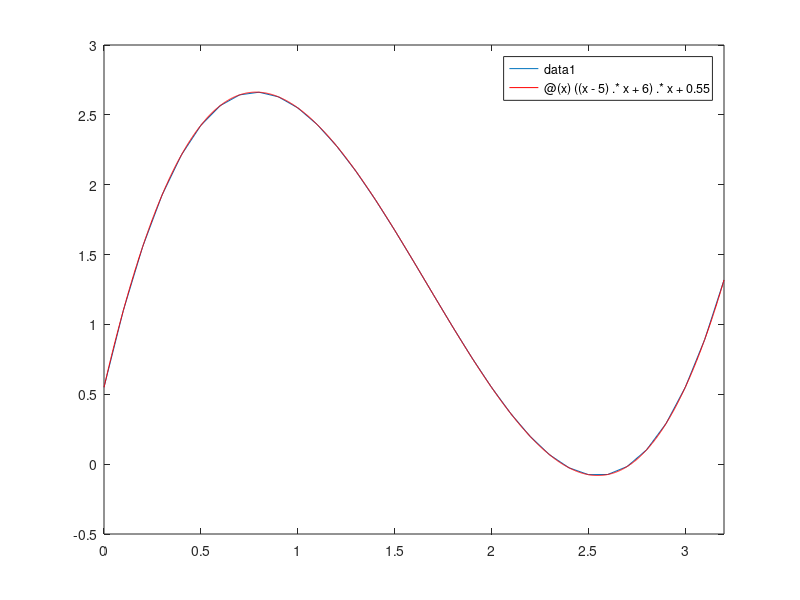

This figure's MATLAB source:
 % Maria Belen Correa
 % Problema 5

 clc
 clear all
 close all
 format long

 x=[0:0.1:3.2];
 y = x.^3-5*x.^2+6*x+0.55;

 %ACORDATE DE PONER .^3 PARA QUE SEA ELEMENTO A ELEMENTO

 plot(x,y);

 x1=2.73;
 y1 = x1.^3-5*x1.^2+6*x1+0.55;


 %inciso d

yverdadero= y1;

y2dig=-0.45;
y5dig=0.012;

error2dig= 100*abs((y2dig-yverdadero)/yverdadero);
error5dig= 100*abs((y5dig-yverdadero)/yverdadero);

disp(['el error usando 2 digitos es ',num2str(error2dig),' %'])
disp(['el error usando 5 digitos es ',num2str(error5dig),' %'])

 % ahora la funcion equivalente

 yb = @(x)((x-5).*x+6).*x + 0.55;

 hold on

 fplot(yb,[0,3.2],'r')

 hold off

 y2=yb(2.73);

yb2dig=-0.010;
yb5dig=0.011920;

error2digb= 100*abs((yb2dig-y2)/y2);
error5digb= 100*abs((yb5dig-y2)/y2);

disp(['el error usando 2 digitos es ',num2str(error2digb),' % con la funcion equivalente'])
disp(['el error usando 5 digitos es ',num2str(error5digb),' % con la funcion equivalente'])

% Ambas funciones son equivalentes en términos de cálculo pero las diferencias
% pueden surgir debido a cómo se realizan las operaciones y cómo se
% manejan los errores de redondeo en cada caso.


% yb(x) esta escrita de manera factorizada y utiliza redondeo y ajustes de
% punto flotante.

